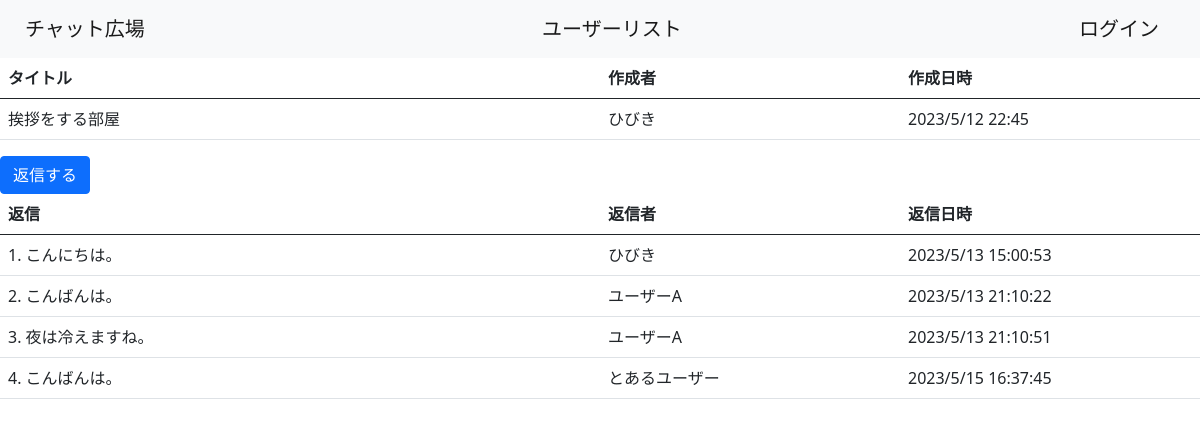
Before: /room/1/ with the older database file.
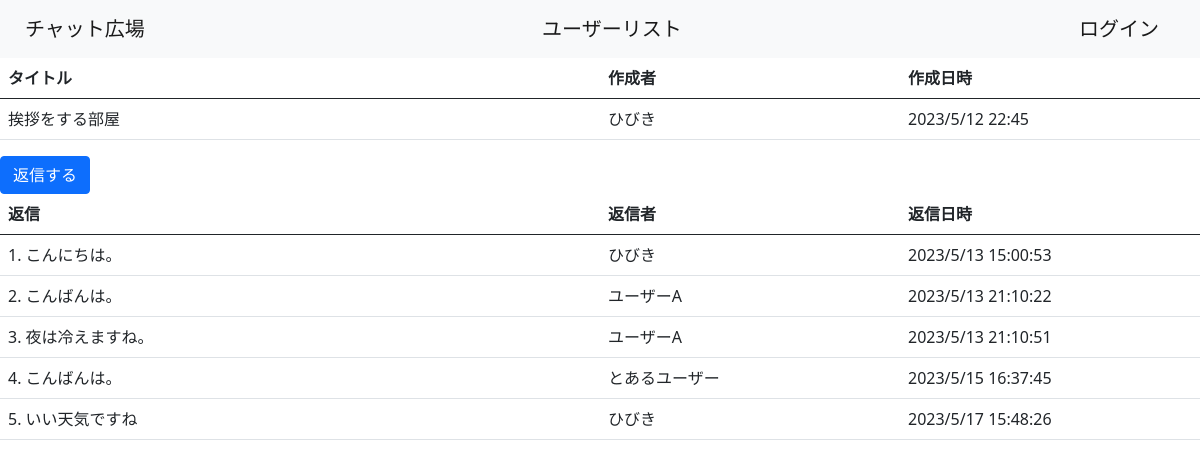
After: the same page with the newer database file.
### chatrooms/models.py (models this page shows, shortened)
class Post(models.Model):
    text = models.TextField()
    user = models.ForeignKey(CustomUser, related_name='post', on_delete=models.CASCADE)
    created_at = models.DateTimeField(auto_now_add=True)
    room = models.ForeignKey(Room, related_name='post', on_delete=models.CASCADE)
    deleted = models.BooleanField(default=False)
    image = models.ImageField(upload_to='post', height_field=None, width_field=None, blank=True, max_length=100, default=False)

class CustomUser(AbstractUser):
    user_name = models.CharField(max_length=100, default="no name")
    memo = models.TextField()
    created_at = models.DateTimeField(auto_now_add=True)
    def __str__(self):
        return self.user_name
    REQUIRED_FIELDS = ["user_name","memo"]
    groups = None
    user_permissions = None
    last_login = None
    first_name = models.CharField(max_length=100, default=" ",null=True)
    last_name = models.CharField(max_length=100, default=" ",null=True)
    email_address = None
    date_joined = None

### chatrooms/views.py (the view)
# urls.py: path('room/<int:pk>/', views.RoomDetailView.as_view(), name='rd'),
class RoomDetailView(DetailView):
    template_name = 'room/detail.html'
    model = models.Room

### templates/room/detail.html (shortened to what this page needs)
{% extends 'base.html' %}
{% block content %}
    <table class="table table-hover">
        <thead>
            <tr>
              <th scope="col" class="w-50">タイトル</th>
              <th scope="col" class="w-25">作成者</th>
              <th scope="col" class="w-auto">作成日時</th>
            </tr>
          </thead>
          <tbody>
            <tr>
              <td>{{ room.title }}</th>
              <td>{{ room.user }}
              </td>
              <td>{{ room.created_at|date:"Y/n/j H:i" }}</td>
            </tr>
          </tbody>
    </table>
    <a href={%url 'pc' room.id%} class="btn btn-primary">返信する</a>
    <table class="table table-hover">
      <thead>
          <tr>
            <th scope="col" class="w-50">返信</th>
            <th scope="col" class="w-25">返信者</th>
            <th scope="col">返信日時</th>
          </tr>
        </thead>
        <tbody>
        {% for post in room.post.all %}
          <tr>
            <td>{{ forloop.counter }}. {{ post.text }}</th>
            <td>{{ post.user }}
            </td>
            <td>{{ post.created_at|date:"Y/n/j H:i:s" }}</td>
          </tr>
        {% endfor %}
        </tbody>
  </table>
{% endblock content %}

Changed rows visible on the page:
added Post: text "いい天気ですね", user "ひびき", created_at "2023/5/17 15:48:26"
